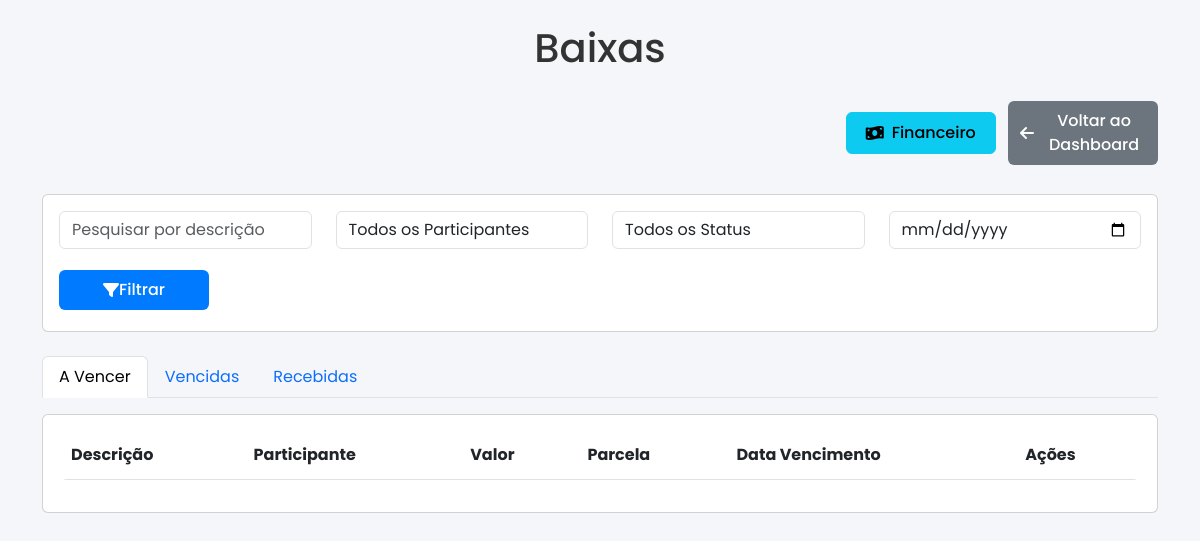
The page /baixas (signed in) on the database as committed earlier.
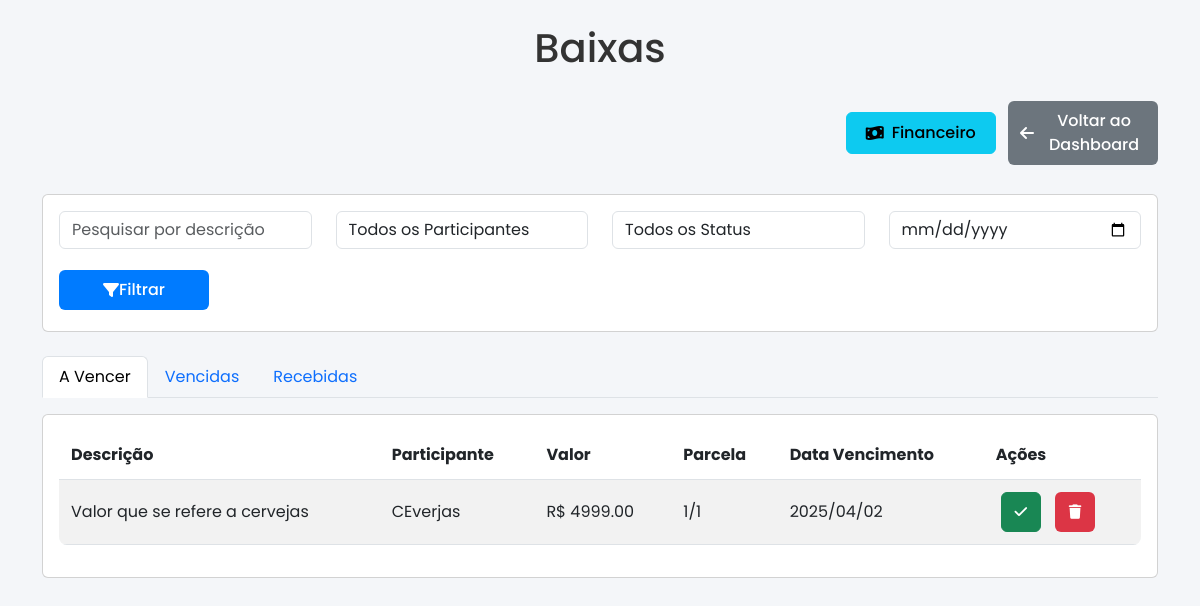
The same page on the database as committed later.
### tables this page shows
CREATE TABLE parcelas (
            id INTEGER PRIMARY KEY AUTOINCREMENT,
            transacao_id INTEGER,
            numero INTEGER NOT NULL,
            valor REAL NOT NULL,
            data_vencimento TEXT NOT NULL,
            pago INTEGER NOT NULL, data_pagamento TEXT,
            FOREIGN KEY (transacao_id) REFERENCES transacoes(id)
        );

CREATE TABLE transacoes (
            id INTEGER PRIMARY KEY AUTOINCREMENT,
            tipo TEXT NOT NULL,
            descricao TEXT NOT NULL,
            valor REAL NOT NULL,
            parcelas INTEGER NOT NULL,
            participante_id INTEGER, orcamento_id INTEGER,
            FOREIGN KEY (participante_id) REFERENCES participantes(id)
        );

CREATE TABLE participantes (
            id INTEGER PRIMARY KEY AUTOINCREMENT,
            nome TEXT NOT NULL,
            adulto INTEGER NOT NULL,
            crianca INTEGER NOT NULL,
            bebe_alcool INTEGER NOT NULL
        );

### app.py (the view, shortened to what this page needs)
@app.route('/baixas', methods=['GET', 'POST'])
@login_required
def baixas():
    conn = get_db_connection()
    data_atual = datetime.now().strftime('%Y-%m-%d')
    try:
        busca = request.args.get('busca', '')
        participante = request.args.get('participante', '')
        status = request.args.get('status', '')
        data_inicio = request.args.get('data_inicio', '')
        query = '''
            SELECT p.id AS parcela_id, t.id AS transacao_id, t.descricao, t.parcelas, p.numero, p.valor,
                   p.data_vencimento, p.data_pagamento, part.nome AS participante_nome,
                   CASE
                       WHEN p.data_pagamento IS NOT NULL THEN 'recebidas'
                       WHEN p.data_vencimento < ? THEN 'vencidas'
                       ELSE 'a vencer'
                   END AS status
            FROM parcelas p
            JOIN transacoes t ON p.transacao_id = t.id
            JOIN participantes part ON t.participante_id = part.id
            WHERE 1=1
        '''
        params = [data_atual]
        if busca:
            query += ' AND (t.descricao LIKE ? OR part.nome LIKE ?)'
            params.extend([f'%{busca}%', f'%{busca}%'])
        if participante:
            query += ' AND part.id = ?'
            params.append(participante)
        if status:
            query += ' AND CASE WHEN p.data_pagamento IS NOT NULL THEN "recebidas" WHEN p.data_vencimento < ? THEN "vencidas" ELSE "a vencer" END = ?'
            params.extend([data_atual, status])
        if data_inicio:
            query += ' AND p.data_vencimento >= ?'
            params.append(data_inicio)
        todas_parcelas = conn.execute(query, params).fetchall()
        parcelas_a_vencer = [p for p in todas_parcelas if p['status'] == 'a vencer']
        parcelas_vencidas = [p for p in todas_parcelas if p['status'] == 'vencidas']
        parcelas_recebidas = [p for p in todas_parcelas if p['status'] == 'recebidas']
        participantes = conn.execute('SELECT id, nome FROM participantes').fetchall()
        conn.close()
        return render_template('baixas.html',
                               parcelas_a_vencer=parcelas_a_vencer,
                               parcelas_vencidas=parcelas_vencidas,
                               parcelas_recebidas=parcelas_recebidas,
                               busca=busca,
                               participante=participante,
                               status=status,
                               data_inicio=data_inicio,
                               data_atual=data_atual,
                               participantes=participantes,
                               is_root=session.get('is_root', False))
    except sqlite3.Error as e:
        conn.rollback()
        logger.error(f"Erro em baixas: {e}")
        return "Erro no banco de dados!", 500

### app.py (called while the page is built)
def get_db_connection():
    conn = sqlite3.connect('festa.db')
    conn.row_factory = sqlite3.Row
    conn.execute('PRAGMA busy_timeout = 30000')  # Aumentar o timeout para 30 segundos
    return conn

def login_required(f):
    @wraps(f)
    def decorated_function(*args, **kwargs):
        if 'user_id' not in session:
            return redirect(url_for('login'))
        return f(*args, **kwargs)
    return decorated_function

@app.before_request
def load_logged_in_user():
    user_id = session.get('user_id')
    if user_id is None:
        g.user = None
    else:
        conn = get_db_connection()
        g.user = conn.execute('SELECT * FROM usuarios WHERE id = ?', (user_id,)).fetchone()
        conn.close()

### templates/baixas.html (shortened to what this page needs)
<!DOCTYPE html>
<html lang="pt-br">
<head>
    <link href="https://cdn.jsdelivr.net/npm/bootstrap@5.3.0/dist/css/bootstrap.min.css" rel="stylesheet">
    <link rel="stylesheet" href="https://cdnjs.cloudflare.com/ajax/libs/font-awesome/6.0.0-beta3/css/all.min.css">
    <link rel="stylesheet" href="{{ url_for('static', filename='style.css') }}">
</head>
<body>
    <div class="position-fixed top-0 end-0 p-3" style="z-index: 1050;">
    </div>
    <div class="container">
        <h1 class="my-4 text-center">Baixas</h1>
        <div class="mb-4 text-end">
            <a href="{{ url_for('controle_financeiro') }}" class="btn btn-info">
                <i class="fas fa-money-bill-wave me-2"></i>Financeiro
            </a>
            <a href="{{ url_for('index') }}" class="btn btn-secondary ms-2">
                <i class="fas fa-arrow-left me-2"></i>Voltar ao Dashboard
            </a>
        </div>
        <div class="card mb-4">
            <div class="card-body">
                <form method="GET" action="{{ url_for('baixas') }}">
                    <div class="row">
                        <div class="col-md-3 mb-3">
                            <input type="text" class="form-control" name="busca" placeholder="Pesquisar por descrição" value="{{ busca }}">
                        </div>
                        <div class="col-md-3 mb-3">
                            <select class="form-control" name="participante">
                                <option value="">Todos os Participantes</option>
                            </select>
                        </div>
                        <div class="col-md-3 mb-3">
                            <select class="form-control" name="status">
                                <option value="">Todos os Status</option>
                            </select>
                        </div>
                        <div class="col-md-3 mb-3">
                            <input type="date" class="form-control" name="data_inicio" value="{{ data_inicio }}">
                        </div>
                    </div>
                    <button type="submit" class="btn btn-primary"><i class="fas fa-filter"></i> Filtrar</button>
                </form>
            </div>
        </div>
        <ul class="nav nav-tabs" id="baixasTab" role="tablist">
            <li class="nav-item">
                <button class="nav-link {{ 'active' if not status or status == 'a vencer' else '' }}" id="a-vencer-tab" data-bs-toggle="tab" data-bs-target="#a-vencer" type="button" role="tab" aria-controls="a-vencer" aria-selected="true">A Vencer</button>
            </li>
            <li class="nav-item">
                <button class="nav-link {{ 'active' if status == 'vencidas' else '' }}" id="vencidas-tab" data-bs-toggle="tab" data-bs-target="#vencidas" type="button" role="tab" aria-controls="vencidas" aria-selected="false">Vencidas</button>
            </li>
            <li class="nav-item">
                <button class="nav-link {{ 'active' if status == 'recebidas' else '' }}" id="recebidas-tab" data-bs-toggle="tab" data-bs-target="#recebidas" type="button" role="tab" aria-controls="recebidas" aria-selected="false">Recebidas</button>
            </li>
        </ul>
        <div class="tab-content" id="baixasTabContent">
            <div class="tab-pane fade {{ 'show active' if not status or status == 'a vencer' else '' }}" id="a-vencer" role="tabpanel" aria-labelledby="a-vencer-tab">
                <div class="card mt-3">
                    <div class="card-body">
                        <div class="table-responsive">
                            <table class="table table-striped">
                                <thead>
                                    <tr>
                                        <th>Descrição</th>
                                        <th>Participante</th>
                                        <th>Valor</th>
                                        <th class="hide-on-mobile">Parcela</th>
                                        <th class="hide-on-mobile">Data Vencimento</th>
                                        <th>Ações</th>
                                    </tr>
                                </thead>
                                <tbody>
                                    {% for parcela in parcelas_a_vencer %}
                                    <tr id="parcela-{{ parcela['parcela_id'] }}">
                                        <td>{{ parcela['descricao'] }}</td>
                                        <td>{{ parcela['participante_nome'] }}</td>
                                        <td>R$ {{ "%.2f" % parcela['valor'] }}</td>
                                        <td class="hide-on-mobile">{{ parcela['numero'] }}/{{ parcela['parcelas'] }}</td>
                                        <td class="hide-on-mobile">{{ parcela['data_vencimento']|replace('-', '/') }}</td>
                                        <td>
                                            {% if is_root %}
                                            <button class="btn btn-success btn-sm" onclick="darBaixa('{{ parcela['parcela_id'] }}')">
                                                <i class="fas fa-check"></i>
                                            </button>
                                            <form method="POST" action="{{ url_for('baixas') }}" class="d-inline">
                                                <button type="submit" class="btn btn-danger btn-sm" onclick="return confirm('Tem certeza que deseja excluir esta parcela?')">
                                                    <i class="fas fa-trash"></i>
                                                </button>
                                            </form>
                                            {% endif %}
                                        </td>
                                    </tr>
                                    {% endfor %}
                                </tbody>
                            </table>
                        </div>
                    </div>
                </div>
            </div>
        </div>
    </div>
</body>
</html>

### static/style.css (style rules this page uses)
* { margin: 0; padding: 0; box-sizing: border-box; }
body { font-family: 'Poppins', sans-serif; background-color: #f4f6f9; color: #333; }
.btn { display: inline-flex; align-items: center; justify-content: center; padding: 10px 20px; font-size: 1rem; font-weight: 500; border-radius: 8px; text-decoration: none; transition: all 0.3s ease; width: 100%; max-width: 200px; margin: 5px 0; }
.btn-primary { background-color: #007bff; color: white; border: none; }
.btn-secondary { background-color: #6c757d; color: white; border: none; }
.btn-danger { background-color: #dc3545; color: white; border: none; }
.btn-sm { padding: 8px; width: 40px; height: 40px; font-size: 1rem; border-radius: 6px; margin: 0 5px; }
.table { width: 100%; margin-bottom: 1rem; background-color: white; border-radius: 8px; overflow: hidden; }
.table th, .table td { padding: 12px; vertical-align: middle; }
.table-striped tbody tr:nth-of-type(odd) { background-color: #f9fbfd; }

### templates/baixas.html (style rules this page uses)
.btn { width: 150px; padding: 8px 12px; font-size: 1rem; border-radius: 6px; }
.btn-sm { width: 40px; height: 40px; padding: 0; font-size: 0.9rem; line-height: 40px; border-radius: 6px; }

Rows that differ between the two databases and show on the page:
added parcelas: descricao "Valor que se refere a cervejas", participante_nome "CEverjas", valor "4999.00", numero "1", parcelas "1", data_vencimento "2025/04/02"
